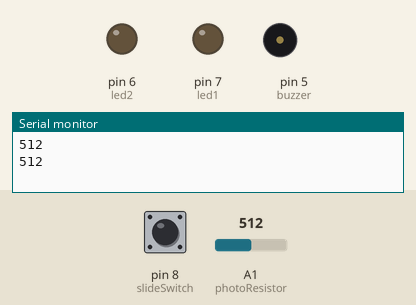
Simulated run of this sketch. Board: Arduino Uno, built with avr-gcc and run on an emulated ATmega328P. Parts: output pins drawn as LEDs (lit = HIGH), buzzer (waves = sounding), the last lines printed to the serial monitor. The inputs (shaded band) are chosen by the test bench; at power-on: pin 8 (slideSwitch) LOW, A1 (photoResistor) = 512.

Above: at 1.8 s.
1.9 s: pin 8 (slideSwitch) pulled HIGH for 1.25 s
At 2.9 s:
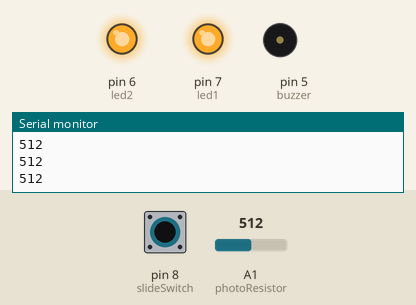
5.4 s: A1 (photoResistor) set to 122
8.9 s: A1 (photoResistor) set to 0
At 8.9 s:
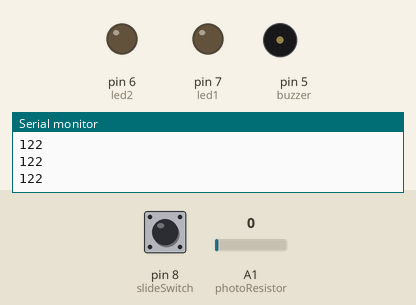
10.4 s: A1 (photoResistor) set to 511
At 10.8 s:
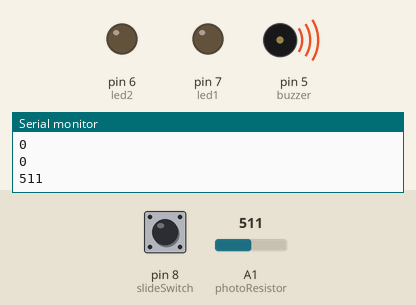
14.4 s: pin 8 (slideSwitch) pulled HIGH for 3.2 s
At 15.9 s:
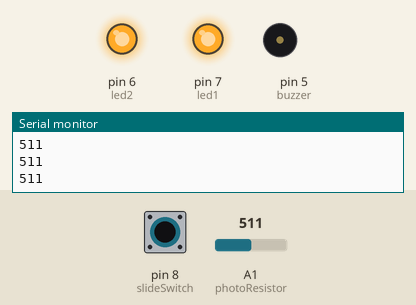
Timing chart, 0 to 20.1 s (numbered marks = the images above; inputs shaded):
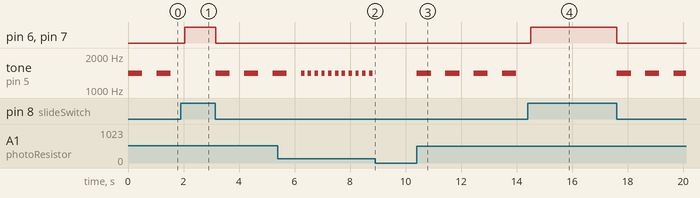

Measured:
- after the input at 1.9 s, pin 6 (led2), pin 7 (led1): LOW → HIGH after 0.15 s, → LOW 1.1 s later
- after the input at 8.9 s, tone on pin 5 (buzzer): stops changing and stays silent
- after the input at 10.4 s, tone on pin 5 (buzzer): alternates 1400 Hz for 0.51 s and silent for 0.51 s, starting at once
- after the input at 14.4 s, pin 6 (led2), pin 7 (led1): LOW → HIGH after 0.10 s, → LOW 3.1 s later
- by itself, tone on pin 5 (buzzer): repeats every 0.25 s: 1400 Hz 0.12 s, silent 0.12 s

The sketch:

Feb18_hw.ino
```cpp
int slideSwitch = 8;
int led1 = 7;
int led2 = 6;
int buzzer = 5;
int photoResistor = A1;

void setup() {
  // put your setup code here, to run once:
  Serial.begin(9600);
  pinMode(photoResistor, INPUT);
  pinMode(slideSwitch, INPUT);
  pinMode(led1, OUTPUT);
  pinMode(led2, OUTPUT);
  pinMode(buzzer, OUTPUT);
}

void loop() {
  int switchState = digitalRead(slideSwitch);
  int photoResistorReading = analogRead(photoResistor);

  //print the photoresistor sensor values
  Serial.println(photoResistorReading);
  delay(1);

//when the light switch is turned on, turn on the green LED. if the "room" is still dark,
//red LED also lights up.
  if (switchState == 1) {
    digitalWrite(led1, HIGH);
    if (photoResistorReading < 600) {
      digitalWrite(led2, HIGH);
    }
    else {
      digitalWrite(led2, LOW);
    }

  }

//when the light switch is off, the "room" turns into a horror house, with the loud beeping
//noise from the buzzer. Make the beeping noise faster as the "room" gets darker.
  else {
    digitalWrite(led1, LOW);
    digitalWrite(led2, LOW);
    tone(buzzer, 1400);
    delay(photoResistorReading);
    noTone(buzzer);
    delay(photoResistorReading);
  }

}
```
